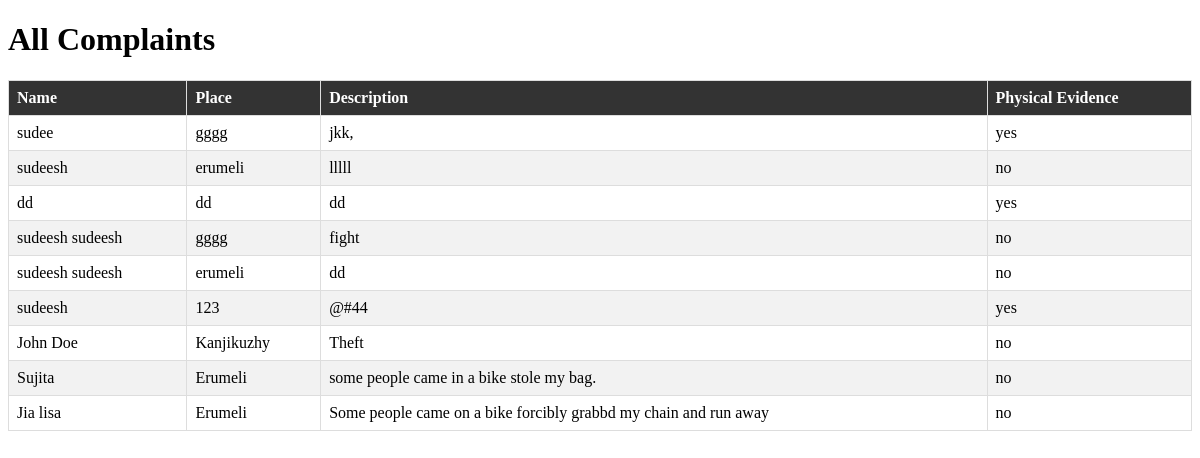
Screenshot of /complaints/ with the database file from the repository.
### MyApp/models.py (models this page shows, shortened)
class Complaint(models.Model):
    user = models.ForeignKey(User, on_delete=models.CASCADE)
    name = models.CharField(max_length=122)
    place = models.CharField(max_length=122)
    Description= models.CharField(max_length=122)
    PhysicalEvidence= models.CharField(max_length=122)
    fileUpload = models.ImageField(upload_to='evidence', blank=True)

### MyApp/views.py (the view)
# urls.py: path('complaints/', views.complaint_list, name='complaint_list'),
def complaint_list(request):
    complaints = Complaint.objects.all()
    return render(request, 'admin/complaint_list.html', {'complaints': complaints})

### templates/admin/complaint_list.html (shortened to what this page needs)
<!DOCTYPE html>
<html>
<head>
</head>
<body>
    <h1>All Complaints</h1>
    <table class="complaint-table">
        <thead>
            <tr>
                <th>Name</th>
                <th>Place</th>
                <th>Description</th>
                <th>Physical Evidence</th>
            </tr>
        </thead>
        <tbody>
            {% for complaint in complaints %}
                <tr>
                    <td>{{ complaint.name }}</td>
                    <td>{{ complaint.place }}</td>
                    <td>{{ complaint.Description }}</td>
                    <td>{{ complaint.PhysicalEvidence }}</td>
                </tr>
            {% endfor %}
        </tbody>
    </table>
</body>
</html>

### templates/admin/complaint_list.html (style rules this page uses)
.complaint-table { border-collapse: collapse; width: 100%; }
.complaint-table th, .complaint-table td { border: 1px solid #ddd; padding: 8px; text-align: left; }
.complaint-table tr:nth-child(even) { background-color: #f2f2f2; }
.complaint-table th { background-color: #333; color: white; }

### rows the page displays
Complaint: name "sudee", place "gggg", Description "jkk,", PhysicalEvidence "yes"
Complaint: name "sudeesh", place "erumeli", Description "lllll", PhysicalEvidence "no"
Complaint: name "dd", place "dd", Description "dd", PhysicalEvidence "yes"
Complaint: name "sudeesh sudeesh", place "gggg", Description "fight", PhysicalEvidence "no"
Complaint: name "sudeesh sudeesh", place "erumeli", Description "dd", PhysicalEvidence "no"
Complaint: name "sudeesh", place "123", Description "@#44", PhysicalEvidence "yes"
Complaint: name "John Doe", place "Kanjikuzhy", Description "Theft", PhysicalEvidence "no"
Complaint: name "Sujita", place "Erumeli", Description "some people came in a bike stole my bag.", PhysicalEvidence "no"
Complaint: name "Jia lisa", place "Erumeli", Description "Some people came on a bike forcibly grabbd my chain and run away", PhysicalEvidence "no"
